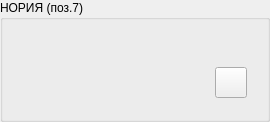
  <widget class="QGroupBox" name="panel_noria">
   <property name="geometry">
    <rect>
     <x>1560</x>
     <y>818</y>
     <width>270</width>
     <height>122</height>
    </rect>
   </property>
   <property name="title">
    <string>НОРИЯ (поз.7)</string>
   </property>
   <property name="style" stdset="0">
    <string>vodoley</string>
   </property>
   <layout class="QVBoxLayout" name="verticalLayout_6">
    <item alignment="Qt::AlignBottom">
     <widget class="QWidget" name="status_row_4" native="true">
      <layout class="QHBoxLayout" name="horizontalLayout_15">
       <item>
        <widget class="QLabel" name="powered_7">
         <property name="enabled">
          <bool>false</bool>
         </property>
         <property name="minimumSize">
          <size>
           <width>32</width>
           <height>32</height>
          </size>
         </property>
         <property name="maximumSize">
          <size>
           <width>32</width>
           <height>32</height>
          </size>
         </property>
         <property name="toolTip">
          <string>Авария ЧП. Возможно потребуется выключить-включить ЧП 9</string>
         </property>
         <property name="text">
          <string/>
         </property>
         <property name="pixmap">
          <pixmap resource="../../../resources.qrc">:/bolt.png</pixmap>
         </property>
         <property name="scaledContents">
          <bool>true</bool>
         </property>
        </widget>
       </item>
       <item>
        <widget class="QLabel" name="emergency_7">
         <property name="enabled">
          <bool>false</bool>
         </property>
         <property name="minimumSize">
          <size>
           <width>32</width>
           <height>32</height>
          </size>
         </property>
         <property name="maximumSize">
          <size>
           <width>32</width>
           <height>32</height>
          </size>
         </property>
         <property name="toolTip">
          <string>Аварийный останов по месту нажат</string>
         </property>
         <property name="text">
          <string/>
         </property>
         <property name="pixmap">
          <pixmap resource="../../../resources.qrc">:/hand.png</pixmap>
         </property>
         <property name="scaledContents">
          <bool>true</bool>
         </property>
        </widget>
       </item>
       <item>
        <widget class="QLabel" name="label_55">
         <property name="enabled">
          <bool>false</bool>
         </property>
         <property name="minimumSize">
          <size>
           <width>32</width>
           <height>32</height>
          </size>
         </property>
         <property name="maximumSize">
          <size>
           <width>32</width>
           <height>32</height>
          </size>
         </property>
         <property name="toolTip">
          <string>Включать норию нельзя (вибросито не включено)</string>
         </property>
         <property name="text">
          <string/>
         </property>
         <property name="pixmap">
          <pixmap resource="../../../resources.qrc">:/locked.png</pixmap>
         </property>
         <property name="scaledContents">
          <bool>true</bool>
         </property>
        </widget>
       </item>
       <item>
        <widget class="QLabel" name="label_54">
         <property name="minimumSize">
          <size>
           <width>32</width>
           <height>32</height>
          </size>
         </property>
         <property name="maximumSize">
          <size>
           <width>32</width>
           <height>32</height>
          </size>
         </property>
         <property name="toolTip">
          <string>Датчик обрыва сработал</string>
         </property>
         <property name="text">
          <string/>
         </property>
         <property name="pixmap">
          <pixmap resource="../../../resources.qrc">:/broken-link.png</pixmap>
         </property>
         <property name="scaledContents">
          <bool>true</bool>
         </property>
        </widget>
       </item>
       <item>
        <spacer name="horizontalSpacer_4">
         <property name="orientation">
          <enum>Qt::Horizontal</enum>
         </property>
         <property name="sizeHint" stdset="0">
          <size>
           <width>40</width>
           <height>20</height>
          </size>
         </property>
        </spacer>
       </item>
       <item>
        <widget class="QToolButton" name="toolButton_4">
         <property name="text">
          <string/>
         </property>
         <property name="icon">
          <iconset theme="system-settings">
           <normaloff>../../../../.designer/backup</normaloff>../../../../.designer/backup</iconset>
         </property>
         <property name="iconSize">
          <size>
           <width>24</width>
           <height>24</height>
          </size>
         </property>
        </widget>
       </item>
      </layout>
     </widget>
    </item>
   </layout>
  </widget>
